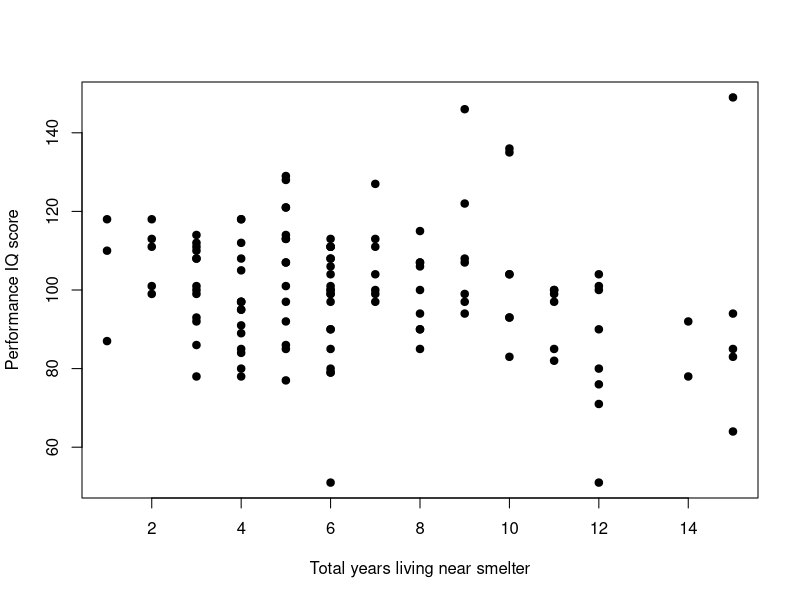
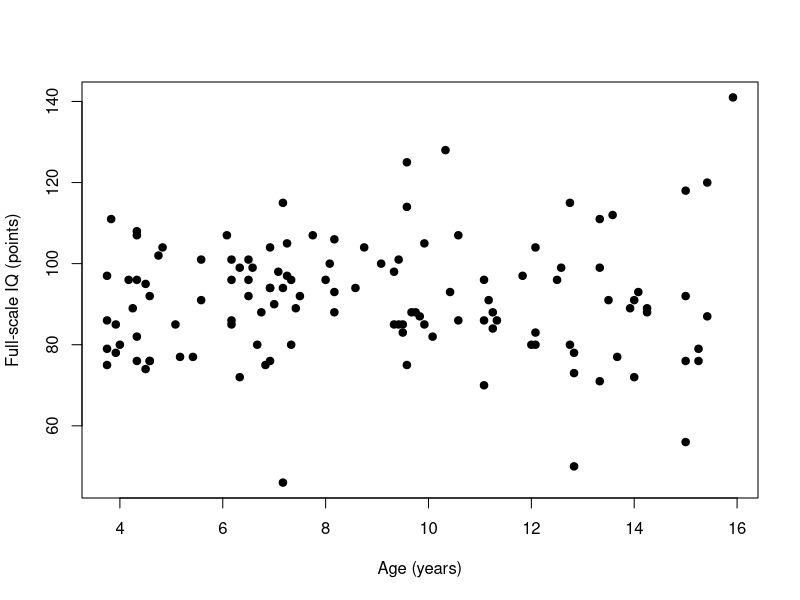
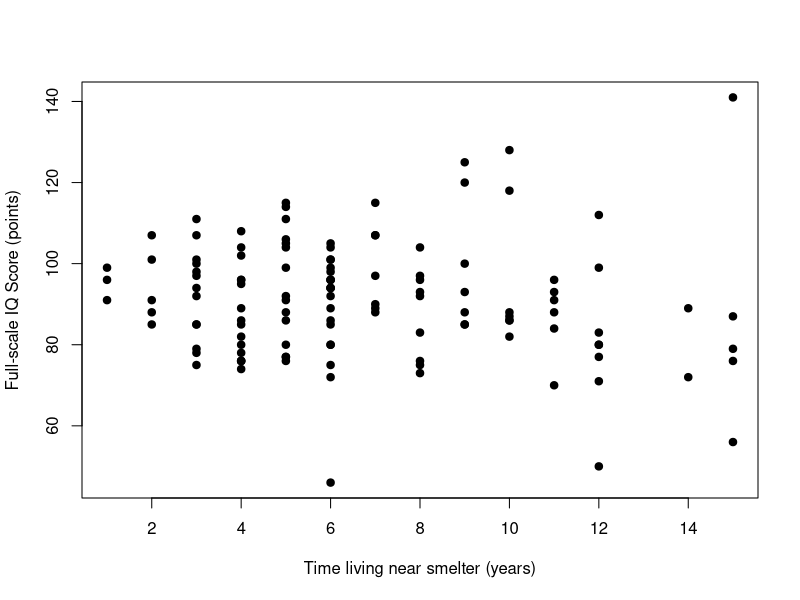

Here is the R script that generated these plots, in order:
## ---- chunk 1
library(readxl)
lead <- read_excel('lead.xlsx', col_names=TRUE, na="")
## ---- chunk 2
plot(iqp~totyrs, data=lead, xlab="Total years living near smelter", ylab="Performance IQ score", main="", pch=19)
## ---- chunk 3
cor(lead$iqp, lead$totyrs, use="complete")
## ---- chunk 4
cor.test(lead$totyrs, lead$iqp, alternative="less", method="pearson", conf.level=0.95)
## ---- chunk 5
plot(iqf~age, data=lead, xlab="Age (years)", ylab="Full-scale IQ (points)", main="", pch=19)
## ---- chunk 6
cor.test(lead$age, lead$iqf, alternative="two.sided", method="pearson", conf.level=0.95)
## ---- chunk 7
regression7b <- lm(maxfwt ~ age, data=lead)
summary(regression7b)
## ---- chunk 8
as.numeric(predict(regression7b, data.frame(age=7)))
## ---- chunk 9
plot(iqf~totyrs, data=lead, xlab="Time living near smelter (years)", ylab="Full-scale IQ Score (points)", main="", pch=19)
## ---- chunk 10
regression8c <- lm(iqf~totyrs, data=lead)
summary(regression8c)
## ---- chunk 11
as.numeric(predict(regression8c, data.frame(totyrs=5.3)))
## ---- chunk 12
confint(regression8c, level=0.95)
